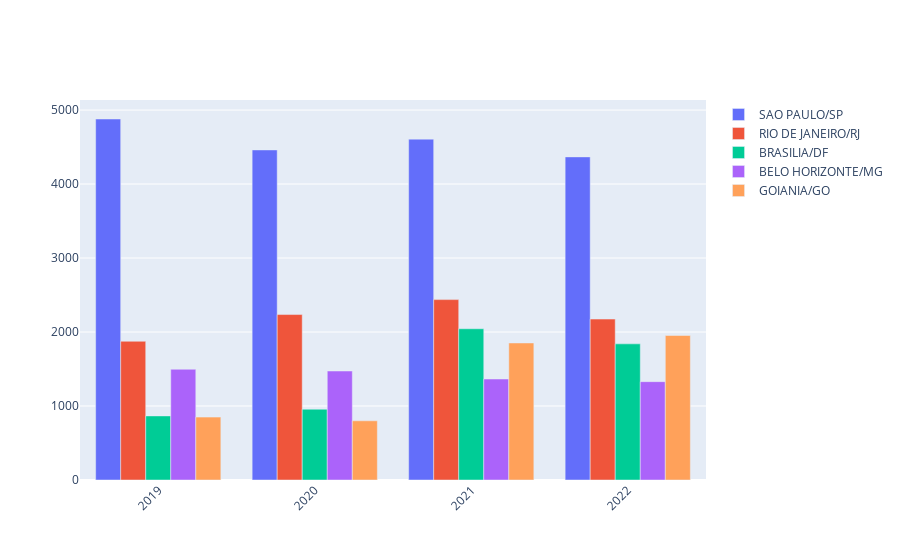

Notebook code cell kept with this figure:
### Code cell
analiseTemporal(df=bilhetes, mes=4, numAmostras=5)

### Figure 1 — Plotly figure (JSON) as saved in the notebook; plotly's stock layout.template omitted (floating-point values rounded to 4 significant figures)
{"data": [{"name": "SAO PAULO/SP", "type": "bar", "x": ["2019", "2020", "2021", "2022"], "y": [4879, 4461, 4607, 4367, 18314]}, {"name": "RIO DE JANEIRO/RJ", "type": "bar", "x": ["2019", "2020", "2021", "2022"], "y": [1875, 2236, 2438, 2175, 8724]}, {"name": "BRASILIA/DF", "type": "bar", "x": ["2019", "2020", "2021", "2022"], "y": [866, 957, 2044, 1840, 5707]}, {"name": "BELO HORIZONTE/MG", "type": "bar", "x": ["2019", "2020", "2021", "2022"], "y": [1497, 1473, 1365, 1329, 5664]}, {"name": "GOIANIA/GO", "type": "bar", "x": ["2019", "2020", "2021", "2022"], "y": [850, 800, 1852, 1953, 5455]}], "layout": {"barmode": "group", "xaxis": {"tickangle": -45}}}
